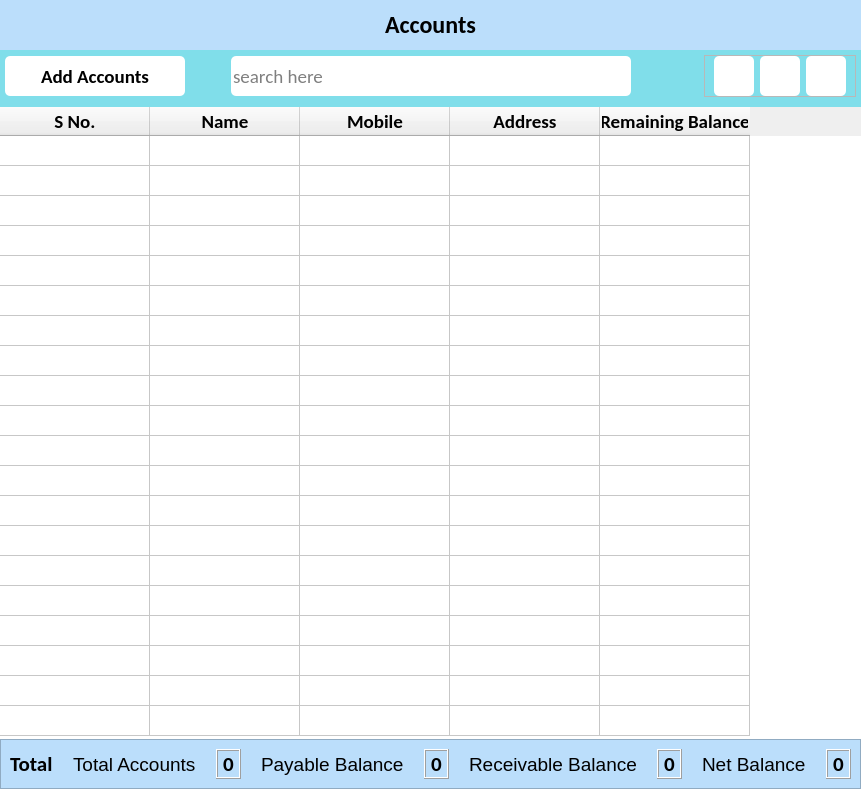
      <widget class="QWidget" name="accounts_page">
       <property name="styleSheet">
        <string notr="true">
#lbl_accounts, #totals_frame_accounts {
	background-color: #bbdefb;
}

#accounts_upper_widget {
	background-color: #80deea;
}

#btn_add_accounts {
	background-color: #fff;
	border-radius: 5px;
}

#select_search_option {
	background-color: #fff;
	border-radius: 5px;
}

#txt_search {
	background-color: #fff;
	border-radius: 5px;
}

#btn_search_accounts {
	background-color: #fff;
	border-radius: 5px;
}

#btn_refresh_accounts {
	background-color: #fff;
	border-radius: 5px;
}

#lbl_from {
	background-color: #80deea;
}

#lbl_to {
	background-color: #80deea;
}

#txt_date_from {
	background-color: #fff;
	border-radius: 5px;
}

#txt_date_to {
	background-color: #fff;
	border-radius: 5px;
}

#btn_print_accounts {
	background-color: #fff;
	border-radius: 5px;
}
#btn_edit_accounts {
	background-color: #fff;
	border-radius: 5px;
}
</string>
       </property>
       <layout class="QVBoxLayout" name="verticalLayout_2">
        <property name="spacing">
         <number>0</number>
        </property>
        <property name="leftMargin">
         <number>0</number>
        </property>
        <property name="topMargin">
         <number>0</number>
        </property>
        <property name="rightMargin">
         <number>0</number>
        </property>
        <property name="bottomMargin">
         <number>0</number>
        </property>
        <item>
         <widget class="QLabel" name="lbl_accounts">
          <property name="minimumSize">
           <size>
            <width>0</width>
            <height>50</height>
           </size>
          </property>
          <property name="maximumSize">
           <size>
            <width>16777215</width>
            <height>50</height>
           </size>
          </property>
          <property name="font">
           <font>
            <family>Calibri</family>
            <pointsize>18</pointsize>
            <weight>75</weight>
            <bold>true</bold>
           </font>
          </property>
          <property name="text">
           <string>Accounts</string>
          </property>
          <property name="alignment">
           <set>Qt::AlignCenter</set>
          </property>
          <property name="margin">
           <number>10</number>
          </property>
         </widget>
        </item>
        <item>
         <widget class="QWidget" name="accounts_upper_widget" native="true">
          <layout class="QHBoxLayout" name="horizontalLayout_2">
           <property name="spacing">
            <number>5</number>
           </property>
           <property name="leftMargin">
            <number>5</number>
           </property>
           <property name="topMargin">
            <number>5</number>
           </property>
           <property name="rightMargin">
            <number>5</number>
           </property>
           <property name="bottomMargin">
            <number>10</number>
           </property>
           <item alignment="Qt::AlignLeft">
            <widget class="QPushButton" name="btn_add_accounts">
             <property name="minimumSize">
              <size>
               <width>180</width>
               <height>40</height>
              </size>
             </property>
             <property name="maximumSize">
              <size>
               <width>180</width>
               <height>40</height>
              </size>
             </property>
             <property name="font">
              <font>
               <family>Calibri</family>
               <pointsize>14</pointsize>
               <weight>75</weight>
               <bold>true</bold>
              </font>
             </property>
             <property name="cursor">
              <cursorShape>OpenHandCursor</cursorShape>
             </property>
             <property name="text">
              <string>Add Accounts</string>
             </property>
             <property name="icon">
              <iconset resource="../resources.qrc">
               <normaloff>:/icons/assets/icons/plus.png</normaloff>:/icons/assets/icons/plus.png</iconset>
             </property>
             <property name="iconSize">
              <size>
               <width>32</width>
               <height>32</height>
              </size>
             </property>
            </widget>
           </item>
           <item alignment="Qt::AlignLeft">
            <widget class="QLineEdit" name="txt_search">
             <property name="minimumSize">
              <size>
               <width>400</width>
               <height>40</height>
              </size>
             </property>
             <property name="maximumSize">
              <size>
               <width>400</width>
               <height>40</height>
              </size>
             </property>
             <property name="font">
              <font>
               <family>Calibri</family>
               <pointsize>14</pointsize>
              </font>
             </property>
             <property name="placeholderText">
              <string>search here</string>
             </property>
            </widget>
           </item>
           <item alignment="Qt::AlignRight">
            <widget class="QFrame" name="frame">
             <property name="frameShape">
              <enum>QFrame::StyledPanel</enum>
             </property>
             <property name="frameShadow">
              <enum>QFrame::Raised</enum>
             </property>
             <layout class="QHBoxLayout" name="horizontalLayout_11">
              <property name="topMargin">
               <number>0</number>
              </property>
              <property name="bottomMargin">
               <number>0</number>
              </property>
              <item>
               <widget class="QPushButton" name="btn_edit_accounts">
                <property name="minimumSize">
                 <size>
                  <width>40</width>
                  <height>40</height>
                 </size>
                </property>
                <property name="maximumSize">
                 <size>
                  <width>40</width>
                  <height>40</height>
                 </size>
                </property>
                <property name="cursor">
                 <cursorShape>OpenHandCursor</cursorShape>
                </property>
                <property name="text">
                 <string/>
                </property>
                <property name="icon">
                 <iconset resource="../resources.qrc">
                  <normaloff>:/icons/assets/icons/edit.png</normaloff>:/icons/assets/icons/edit.png</iconset>
                </property>
                <property name="iconSize">
                 <size>
                  <width>32</width>
                  <height>32</height>
                 </size>
                </property>
               </widget>
              </item>
              <item>
               <widget class="QPushButton" name="btn_print_accounts">
                <property name="minimumSize">
                 <size>
                  <width>40</width>
                  <height>40</height>
                 </size>
                </property>
                <property name="maximumSize">
                 <size>
                  <width>40</width>
                  <height>40</height>
                 </size>
                </property>
                <property name="cursor">
                 <cursorShape>OpenHandCursor</cursorShape>
                </property>
                <property name="text">
                 <string/>
                </property>
                <property name="icon">
                 <iconset resource="../resources.qrc">
                  <normaloff>:/icons/assets/icons/print.png</normaloff>:/icons/assets/icons/print.png</iconset>
                </property>
                <property name="iconSize">
                 <size>
                  <width>32</width>
                  <height>32</height>
                 </size>
                </property>
               </widget>
              </item>
              <item>
               <widget class="QPushButton" name="btn_refresh_accounts">
                <property name="minimumSize">
                 <size>
                  <width>40</width>
                  <height>40</height>
                 </size>
                </property>
                <property name="maximumSize">
                 <size>
                  <width>40</width>
                  <height>40</height>
                 </size>
                </property>
                <property name="cursor">
                 <cursorShape>OpenHandCursor</cursorShape>
                </property>
                <property name="text">
                 <string/>
                </property>
                <property name="icon">
                 <iconset resource="../resources.qrc">
                  <normaloff>:/icons/assets/icons/refresh.png</normaloff>:/icons/assets/icons/refresh.png</iconset>
                </property>
                <property name="iconSize">
                 <size>
                  <width>32</width>
                  <height>32</height>
                 </size>
                </property>
               </widget>
              </item>
             </layout>
            </widget>
           </item>
          </layout>
         </widget>
        </item>
        <item>
         <widget class="QTableWidget" name="accounts_table">
          <property name="font">
           <font>
            <family>Calibri</family>
            <pointsize>14</pointsize>
           </font>
          </property>
          <property name="frameShape">
           <enum>QFrame::NoFrame</enum>
          </property>
          <property name="sizeAdjustPolicy">
           <enum>QAbstractScrollArea::AdjustToContents</enum>
          </property>
          <property name="editTriggers">
           <set>QAbstractItemView::NoEditTriggers</set>
          </property>
          <property name="dragDropOverwriteMode">
           <bool>true</bool>
          </property>
          <property name="alternatingRowColors">
           <bool>false</bool>
          </property>
          <property name="selectionMode">
           <enum>QAbstractItemView::SingleSelection</enum>
          </property>
          <property name="selectionBehavior">
           <enum>QAbstractItemView::SelectRows</enum>
          </property>
          <property name="textElideMode">
           <enum>Qt::ElideRight</enum>
          </property>
          <property name="showGrid">
           <bool>true</bool>
          </property>
          <property name="gridStyle">
           <enum>Qt::SolidLine</enum>
          </property>
          <property name="sortingEnabled">
           <bool>false</bool>
          </property>
          <property name="cornerButtonEnabled">
           <bool>true</bool>
          </property>
          <property name="rowCount">
           <number>20</number>
          </property>
          <attribute name="horizontalHeaderVisible">
           <bool>true</bool>
          </attribute>
          <attribute name="horizontalHeaderCascadingSectionResizes">
           <bool>false</bool>
          </attribute>
          <attribute name="horizontalHeaderDefaultSectionSize">
           <number>150</number>
          </attribute>
          <attribute name="horizontalHeaderHighlightSections">
           <bool>false</bool>
          </attribute>
          <attribute name="horizontalHeaderShowSortIndicator" stdset="0">
           <bool>false</bool>
          </attribute>
          <attribute name="horizontalHeaderStretchLastSection">
           <bool>false</bool>
          </attribute>
          <attribute name="verticalHeaderVisible">
           <bool>false</bool>
          </attribute>
          <attribute name="verticalHeaderHighlightSections">
           <bool>true</bool>
          </attribute>
          <attribute name="verticalHeaderMinimumSectionSize">
           <number>30</number>
          </attribute>
          <attribute name="verticalHeaderShowSortIndicator" stdset="0">
           <bool>false</bool>
          </attribute>
          <row/>
          <row/>
          <row/>
          <row/>
          <row/>
          <row/>
          <row/>
          <row/>
          <row/>
          <row/>
          <row/>
          <row/>
          <row/>
          <row/>
          <row/>
          <row/>
          <row/>
          <row/>
          <row/>
          <row/>
          <column>
           <property name="text">
            <string>S No.</string>
           </property>
           <property name="font">
            <font>
             <family>Calibri</family>
             <pointsize>14</pointsize>
             <weight>75</weight>
             <bold>true</bold>
            </font>
           </property>
          </column>
          <column>
           <property name="text">
            <string>Name</string>
           </property>
           <property name="font">
            <font>
             <family>Calibri</family>
             <pointsize>14</pointsize>
             <weight>75</weight>
             <bold>true</bold>
            </font>
           </property>
          </column>
          <column>
           <property name="text">
            <string>Mobile</string>
           </property>
           <property name="font">
            <font>
             <family>Calibri</family>
             <pointsize>14</pointsize>
             <weight>75</weight>
             <bold>true</bold>
            </font>
           </property>
          </column>
          <column>
           <property name="text">
            <string>Address</string>
           </property>
           <property name="font">
            <font>
             <family>Calibri</family>
             <pointsize>14</pointsize>
             <weight>75</weight>
             <bold>true</bold>
            </font>
           </property>
          </column>
          <column>
           <property name="text">
            <string>Remaining Balance</string>
           </property>
           <property name="font">
            <font>
             <family>Calibri</family>
             <pointsize>14</pointsize>
             <weight>75</weight>
             <bold>true</bold>
            </font>
           </property>
          </column>
         </widget>
        </item>
        <item>
         <widget class="QWidget" name="bottom_widget_accounts" native="true">
          <layout class="QVBoxLayout" name="verticalLayout_13">
           <property name="spacing">
            <number>1</number>
           </property>
           <property name="leftMargin">
            <number>0</number>
           </property>
           <property name="topMargin">
            <number>0</number>
           </property>
           <property name="rightMargin">
            <number>0</number>
           </property>
           <property name="bottomMargin">
            <number>0</number>
           </property>
           <item>
            <widget class="QFrame" name="totals_frame_accounts">
             <property name="frameShape">
              <enum>QFrame::StyledPanel</enum>
             </property>
             <property name="frameShadow">
              <enum>QFrame::Raised</enum>
             </property>
             <layout class="QHBoxLayout" name="horizontalLayout_10">
              <property name="spacing">
               <number>20</number>
              </property>
              <item>
               <widget class="QLabel" name="label_2">
                <property name="font">
                 <font>
                  <family>Calibri</family>
                  <pointsize>16</pointsize>
                  <weight>75</weight>
                  <bold>true</bold>
                 </font>
                </property>
                <property name="text">
                 <string>Total</string>
                </property>
               </widget>
              </item>
              <item alignment="Qt::AlignRight">
               <widget class="QLabel" name="label_7">
                <property name="font">
                 <font>
                  <pointsize>14</pointsize>
                 </font>
                </property>
                <property name="text">
                 <string>Total Accounts</string>
                </property>
               </widget>
              </item>
              <item>
               <widget class="QLabel" name="lbl_total_accounts">
                <property name="font">
                 <font>
                  <family>Calibri</family>
                  <pointsize>16</pointsize>
                  <weight>75</weight>
                  <bold>true</bold>
                 </font>
                </property>
                <property name="frameShape">
                 <enum>QFrame::Box</enum>
                </property>
                <property name="frameShadow">
                 <enum>QFrame::Raised</enum>
                </property>
                <property name="text">
                 <string>0</string>
                </property>
               </widget>
              </item>
              <item alignment="Qt::AlignRight">
               <widget class="QLabel" name="label_7">
                <property name="font">
                 <font>
                  <pointsize>14</pointsize>
                 </font>
                </property>
                <property name="text">
                 <string>Payable Balance</string>
                </property>
               </widget>
              </item>
              <item>
               <widget class="QLabel" name="lbl_total_payable">
                <property name="font">
                 <font>
                  <family>Calibri</family>
                  <pointsize>16</pointsize>
                  <weight>75</weight>
                  <bold>true</bold>
                 </font>
                </property>
                <property name="frameShape">
                 <enum>QFrame::Box</enum>
                </property>
                <property name="frameShadow">
                 <enum>QFrame::Raised</enum>
                </property>
                <property name="text">
                 <string>0</string>
                </property>
               </widget>
              </item>
              <item alignment="Qt::AlignRight">
               <widget class="QLabel" name="label_7">
                <property name="font">
                 <font>
                  <pointsize>14</pointsize>
                 </font>
                </property>
                <property name="text">
                 <string>Receivable Balance</string>
                </property>
               </widget>
              </item>
              <item>
               <widget class="QLabel" name="lbl_total_receivable">
                <property name="font">
                 <font>
                  <family>Calibri</family>
                  <pointsize>16</pointsize>
                  <weight>75</weight>
                  <bold>true</bold>
                 </font>
                </property>
                <property name="frameShape">
                 <enum>QFrame::Box</enum>
                </property>
                <property name="frameShadow">
                 <enum>QFrame::Raised</enum>
                </property>
                <property name="text">
                 <string>0</string>
                </property>
               </widget>
              </item>
              <item alignment="Qt::AlignRight">
               <widget class="QLabel" name="label_7">
                <property name="font">
                 <font>
                  <pointsize>14</pointsize>
                 </font>
                </property>
                <property name="text">
                 <string>Net Balance</string>
                </property>
               </widget>
              </item>
              <item>
               <widget class="QLabel" name="lbl_net_balance">
                <property name="font">
                 <font>
                  <family>Calibri</family>
                  <pointsize>16</pointsize>
                  <weight>75</weight>
                  <bold>true</bold>
                 </font>
                </property>
                <property name="frameShape">
                 <enum>QFrame::Box</enum>
                </property>
                <property name="frameShadow">
                 <enum>QFrame::Raised</enum>
                </property>
                <property name="text">
                 <string>0</string>
                </property>
               </widget>
              </item>
             </layout>
            </widget>
           </item>
          </layout>
         </widget>
        </item>
       </layout>
      </widget>
